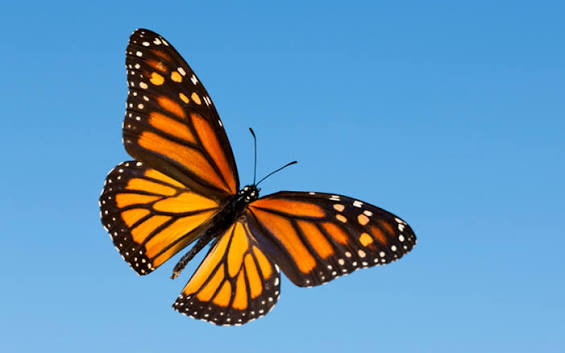
#> input picture exp9/exp9.jpg, 565 x 353 px
$ python exp9.py
#> lines starting #> are read from the running program, lines starting #| are printed output that depends on the picture
import cv2

img = cv2.imread("exp9.jpg")
#> img is the input picture: shape (353, 565, 3); mean B, G, R 181.7, 148.5, 102.4

cw = cv2.rotate(img, cv2.ROTATE_90_CLOCKWISE)
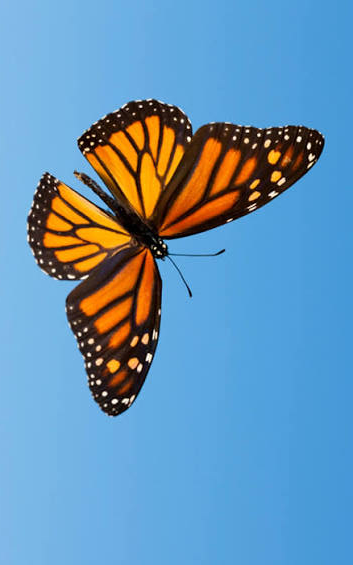
#> cw: shape (565, 353, 3); mean B, G, R 181.7, 148.5, 102.4
ccw = cv2.rotate(img, cv2.ROTATE_90_COUNTERCLOCKWISE)
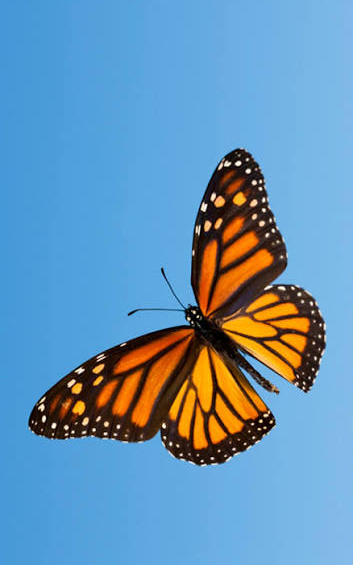
#> ccw: shape (565, 353, 3); mean B, G, R 181.7, 148.5, 102.4

cv2.imshow("Original", img)
cv2.imshow("Clockwise", cw)
cv2.imshow("Counter Clockwise", ccw)

cv2.imwrite("exp9_clockwise.jpg", cw)
cv2.imwrite("exp9_counter.jpg", ccw)

cv2.waitKey(0)
cv2.destroyAllWindows()
